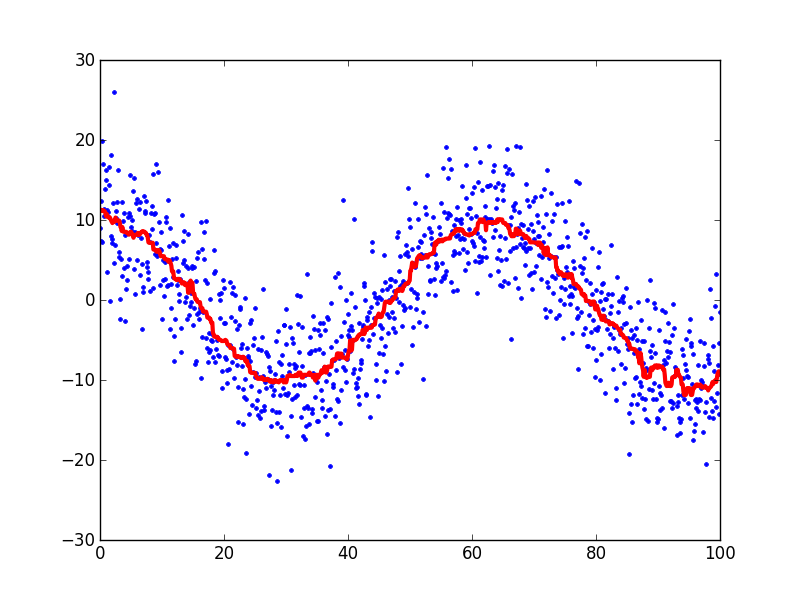

Source code (Python):
# We want the following function to median-filter the arrays (as in Problem Set
# 4) but it looks like there is an issue in the plot - the red curve should
# follow the blue points better. What is happening?
# y_new = y is only a reference to y, so you use the values of y and change it
# in y_new[i]. So the results will be false. Also you dont need to copy y. You
# can make an array with the len(x) e.g y_new = np.zeros(len(x)).
import numpy as np
np.random.seed(12345)  # ensures the random values are always the same
import matplotlib.pyplot as plt


def median_filter(x, y, width):
    y_new = np.copy(y)
    for i in range(len(x)):
        y_new[i] = np.median(y[(x > x[i] - width * 0.5) &
                               (x < x[i] + width * 0.5)])
    return y_new

n = 1000
x = np.linspace(0., 100., n)
y = 10. * np.cos(x / 10.) + np.random.normal(0., 5., n)

fig = plt.figure()
ax = fig.add_subplot(1, 1, 1)
ax.plot(x, y, '.')
ax.plot(x, median_filter(x, y, 5), color='red', lw=3)
fig.savefig('example_4.png')
